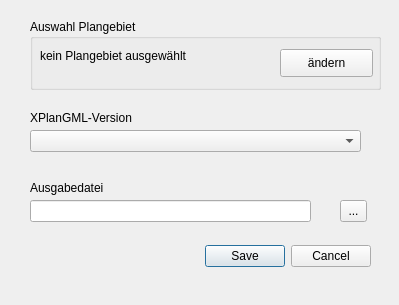
<?xml version="1.0" encoding="UTF-8"?>
<ui version="4.0">
 <class>XPExporterDialogBase</class>
 <widget class="QDialog" name="XPExporterDialogBase">
  <property name="geometry">
   <rect>
    <x>0</x>
    <y>0</y>
    <width>399</width>
    <height>305</height>
   </rect>
  </property>
  <property name="windowTitle">
   <string>XPlanGML Export</string>
  </property>
  <widget class="QDialogButtonBox" name="buttonBox">
   <property name="enabled">
    <bool>true</bool>
   </property>
   <property name="geometry">
    <rect>
     <x>30</x>
     <y>240</y>
     <width>341</width>
     <height>32</height>
    </rect>
   </property>
   <property name="orientation">
    <enum>Qt::Horizontal</enum>
   </property>
   <property name="standardButtons">
    <set>QDialogButtonBox::Cancel|QDialogButtonBox::Save</set>
   </property>
   <property name="centerButtons">
    <bool>false</bool>
   </property>
  </widget>
  <widget class="QComboBox" name="cBoxVersion">
   <property name="geometry">
    <rect>
     <x>30</x>
     <y>130</y>
     <width>331</width>
     <height>22</height>
    </rect>
   </property>
  </widget>
  <widget class="QLabel" name="labelVersion">
   <property name="geometry">
    <rect>
     <x>30</x>
     <y>110</y>
     <width>161</width>
     <height>16</height>
    </rect>
   </property>
   <property name="text">
    <string>XPlanGML-Version</string>
   </property>
  </widget>
  <widget class="QLineEdit" name="txlAusgabe">
   <property name="geometry">
    <rect>
     <x>30</x>
     <y>200</y>
     <width>281</width>
     <height>22</height>
    </rect>
   </property>
  </widget>
  <widget class="QLabel" name="label_2">
   <property name="geometry">
    <rect>
     <x>30</x>
     <y>180</y>
     <width>131</width>
     <height>16</height>
    </rect>
   </property>
   <property name="text">
    <string>Ausgabedatei</string>
   </property>
  </widget>
  <widget class="QToolButton" name="tButtAusgabe">
   <property name="geometry">
    <rect>
     <x>340</x>
     <y>200</y>
     <width>27</width>
     <height>22</height>
    </rect>
   </property>
   <property name="text">
    <string>...</string>
   </property>
  </widget>
  <widget class="QGroupBox" name="grbAuswahlGebiet">
   <property name="geometry">
    <rect>
     <x>30</x>
     <y>19</y>
     <width>351</width>
     <height>71</height>
    </rect>
   </property>
   <property name="title">
    <string>Auswahl Plangebiet</string>
   </property>
   <widget class="QLabel" name="labPlanauswahl">
    <property name="geometry">
     <rect>
      <x>10</x>
      <y>30</y>
      <width>221</width>
      <height>31</height>
     </rect>
    </property>
    <property name="frameShape">
     <enum>QFrame::NoFrame</enum>
    </property>
    <property name="text">
     <string>kein Plangebiet ausgewählt</string>
    </property>
    <property name="alignment">
     <set>Qt::AlignLeading|Qt::AlignLeft|Qt::AlignTop</set>
    </property>
   </widget>
   <widget class="QPushButton" name="tButtAuswahlGebietAendern">
    <property name="geometry">
     <rect>
      <x>250</x>
      <y>30</y>
      <width>93</width>
      <height>28</height>
     </rect>
    </property>
    <property name="text">
     <string>ändern</string>
    </property>
   </widget>
  </widget>
 </widget>
 <resources/>
 <connections>
  <connection>
   <sender>buttonBox</sender>
   <signal>accepted()</signal>
   <receiver>XPExporterDialogBase</receiver>
   <slot>accept()</slot>
   <hints>
    <hint type="sourcelabel">
     <x>20</x>
     <y>20</y>
    </hint>
    <hint type="destinationlabel">
     <x>20</x>
     <y>20</y>
    </hint>
   </hints>
  </connection>
  <connection>
   <sender>buttonBox</sender>
   <signal>rejected()</signal>
   <receiver>XPExporterDialogBase</receiver>
   <slot>reject()</slot>
   <hints>
    <hint type="sourcelabel">
     <x>20</x>
     <y>20</y>
    </hint>
    <hint type="destinationlabel">
     <x>20</x>
     <y>20</y>
    </hint>
   </hints>
  </connection>
 </connections>
</ui>
